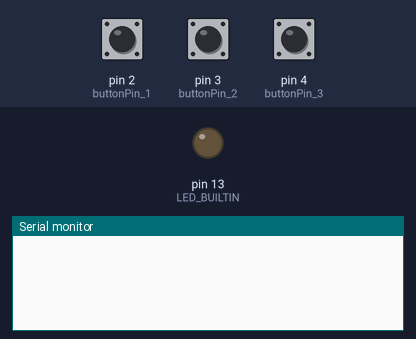
The sketch below on a simulated Arduino Uno, built with avr-gcc and run on an emulated ATmega328P. Shown: output pins drawn as LEDs (lit = HIGH), the last lines printed to the serial monitor. Inputs (shaded band) come from the test bench; at power-on: pin 2 (buttonPin_1) LOW, pin 3 (buttonPin_2) LOW, pin 4 (buttonPin_3) LOW.

Above: at 1.2 s.
1.3 s: pin 2 (buttonPin_1) pulled HIGH for 0.15 s
At 1.9 s:
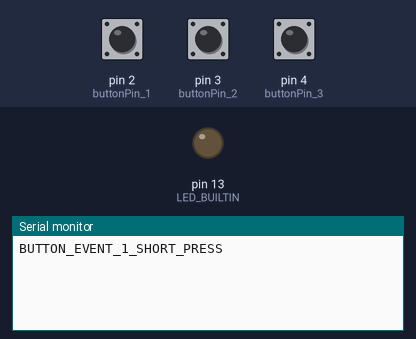
2.9 s: pin 3 (buttonPin_2) pulled HIGH for 1 s
At 4.3 s:
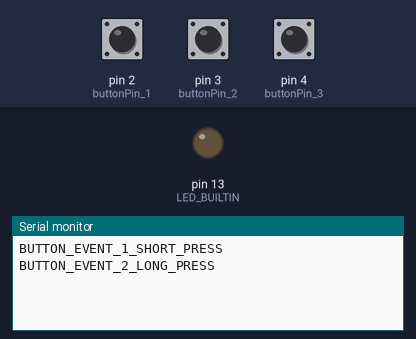

Measured:
- after the input at 1.3 s, the serial monitor: prints a new line after 0.15 s (image 1)
- after the input at 2.9 s, the serial monitor: prints a new line after 1.0 s (image 2)

The sketch:

Multiple_Button.ino
```cpp
/*
 * Multiple Button Handling using 1ms timer interrupt.
 * Detects both long/short press and dual button press
 */

const int buttonPin_1 = 2;     // the number of the pushbutton pin
const int buttonPin_2 = 3;     // the number of the pushbutton pin
const int buttonPin_3 = 4;     // the number of the pushbutton pin

const int ledPin =  13;      // the number of the LED pin

// variables will change:
int buttonState_1 = 0;         // variable for reading the pushbutton status
int buttonState_2 = 0;         // variable for reading the pushbutton status
int buttonState_3 = 0;         // variable for reading the pushbutton status

volatile unsigned int button_1_press_cnt = 0;
volatile unsigned int button_2_press_cnt = 0;
volatile unsigned int button_3_press_cnt = 0;

volatile unsigned int mstick = 0;
volatile unsigned int run_time = 0;
volatile unsigned int msec_tick = 0;
volatile unsigned int sec_tick = 0;
volatile unsigned int min_tick = 0;
volatile unsigned int hrs_tick = 0;
volatile unsigned int day_tick = 0;

#define BUTTON_TIME_LIMIT     20
#define BUTTON_SHORT_PRESS    500
#define BUTTON_LONG_PRESS     2000

typedef enum BUTTON_EVENT_E
{
   BUTTON_EVENT_NO_PRESS,
   BUTTON_EVENT_1_SHORT_PRESS,
   BUTTON_EVENT_2_SHORT_PRESS,
   BUTTON_EVENT_3_SHORT_PRESS,
   BUTTON_EVENT_1_LONG_PRESS,
   BUTTON_EVENT_2_LONG_PRESS,
   BUTTON_EVENT_3_LONG_PRESS,
   BUTTON_EVENT_1_3DUAL_PRESS,
} BUTTON_EVENT;

//This is the interrupt request
ISR(TIMER0_COMPA_vect)
{
  mstick++;
  msec_tick++;

  if(msec_tick>1000)
  {
    run_time++;
    sec_tick++;
    msec_tick=0;
    //Serial.println(sec_tick);
  }

  if(sec_tick > 60)
  {
    min_tick++;
    sec_tick=0;
  }

  if(min_tick > 60)
  {
    hrs_tick++;
    min_tick=0;
  }

  if(hrs_tick >= 24)
  {
    day_tick++;
    hrs_tick = 0;
  }

  if(HIGH == digitalRead(buttonPin_1))
  {
    button_1_press_cnt++;
  }
  if(HIGH == digitalRead(buttonPin_2))
  {
    button_2_press_cnt++;
  }
  if(HIGH == digitalRead(buttonPin_3))
  {
    button_3_press_cnt++;
  }
}

unsigned int msticks(void)
{
   return mstick;
}

void msDelay(unsigned int msec)
{
  unsigned int current = msticks();
  while(msticks() < (current + msec));
}

void setup()
{
  // put your setup code here, to run once:
   pinMode(LED_BUILTIN, OUTPUT);

  // initialize the pushbutton pin as an input:
   pinMode(buttonPin_1, INPUT);
   pinMode(buttonPin_2, INPUT);
   pinMode(buttonPin_3, INPUT);

  //-------- Timer Set : 1ms ---------
  TCCR0A=(1<<WGM01);    //Set the CTC mode
  OCR0A=0xF9; //Value for ORC0A for 1ms

  TIMSK0|=(1<<OCIE0A);   //Set the interrupt request
  sei(); //Enable interrupt

  TCCR0B|=(1<<CS01);    //Set the prescale 1/64 clock
  TCCR0B|=(1<<CS00);

  //------ Serial Init ------
  Serial.begin(9600);
}

BUTTON_EVENT GetButtonEvent(void)
{
  BUTTON_EVENT button_event = BUTTON_EVENT_NO_PRESS;
  if((HIGH != digitalRead(buttonPin_1)) && (BUTTON_TIME_LIMIT < button_1_press_cnt) && (button_1_press_cnt < BUTTON_SHORT_PRESS))
  {
    button_1_press_cnt = 0;
    button_event = BUTTON_EVENT_1_SHORT_PRESS;
  }
  if((HIGH != digitalRead(buttonPin_2)) && (BUTTON_TIME_LIMIT < button_2_press_cnt) && (button_2_press_cnt < BUTTON_SHORT_PRESS))
  {
    button_2_press_cnt = 0;
    button_event = BUTTON_EVENT_2_SHORT_PRESS;
  }
  if((HIGH != digitalRead(buttonPin_3)) && (BUTTON_TIME_LIMIT < button_3_press_cnt) && (button_3_press_cnt < BUTTON_SHORT_PRESS))
  {
    button_3_press_cnt = 0;
    button_event = BUTTON_EVENT_3_SHORT_PRESS;
  }
  if((HIGH != digitalRead(buttonPin_1)) && button_1_press_cnt > BUTTON_SHORT_PRESS)
  {
    button_1_press_cnt = 0;
    button_event = BUTTON_EVENT_1_LONG_PRESS;
  }
  if((HIGH != digitalRead(buttonPin_2)) && button_2_press_cnt > BUTTON_SHORT_PRESS)
  {
    button_2_press_cnt = 0;
    button_event = BUTTON_EVENT_2_LONG_PRESS;
  }
  if((HIGH != digitalRead(buttonPin_3)) && button_3_press_cnt > BUTTON_SHORT_PRESS)
  {
    button_3_press_cnt = 0;
    button_event = BUTTON_EVENT_3_LONG_PRESS;
  }

  if(button_event == BUTTON_EVENT_1_SHORT_PRESS || button_event == BUTTON_EVENT_1_LONG_PRESS)
  {
    if(BUTTON_TIME_LIMIT < button_3_press_cnt)
    {
       button_1_press_cnt = 0;
       button_3_press_cnt = 0;
       button_event = BUTTON_EVENT_1_3DUAL_PRESS;
    }
  }
  else if(button_event == BUTTON_EVENT_3_SHORT_PRESS || button_event == BUTTON_EVENT_3_LONG_PRESS)
  {
    if(BUTTON_TIME_LIMIT < button_1_press_cnt)
    {
       button_1_press_cnt = 0;
       button_3_press_cnt = 0;
       button_event = BUTTON_EVENT_1_3DUAL_PRESS;
    }
  }
  return button_event;
}

void loop()
{
  BUTTON_EVENT button_event = GetButtonEvent();
  if(button_event != BUTTON_EVENT_NO_PRESS)
  {
    switch(button_event)
    {
      case BUTTON_EVENT_1_SHORT_PRESS:
            Serial.println("BUTTON_EVENT_1_SHORT_PRESS");
      break;
      case BUTTON_EVENT_2_SHORT_PRESS:
            Serial.println("BUTTON_EVENT_2_SHORT_PRESS");
      break;
      case BUTTON_EVENT_3_SHORT_PRESS:
            Serial.println("BUTTON_EVENT_3_SHORT_PRESS");
      break;
      case BUTTON_EVENT_1_LONG_PRESS:
            Serial.println("BUTTON_EVENT_1_LONG_PRESS");
      break;
      case BUTTON_EVENT_2_LONG_PRESS:
            Serial.println("BUTTON_EVENT_2_LONG_PRESS");
      break;
      case BUTTON_EVENT_3_LONG_PRESS:
            Serial.println("BUTTON_EVENT_3_LONG_PRESS");
      break;
      case BUTTON_EVENT_1_3DUAL_PRESS:
            Serial.println("BUTTON_EVENT_1_3DUAL_PRESS");
      break;
      default:
            Serial.println("Detected Event : Invalid");
      break;
    }
  }
}
```
